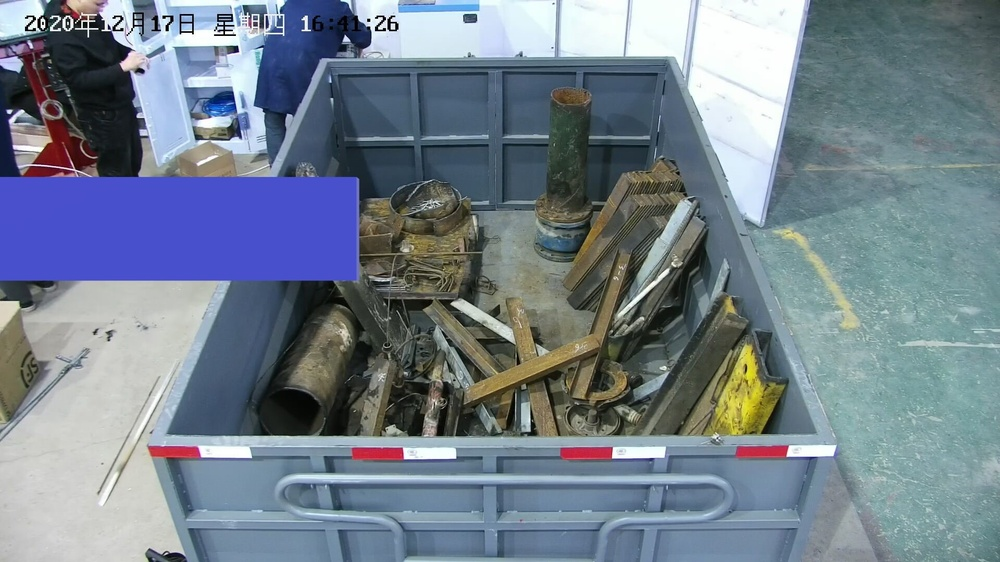
#> input picture image/NO_2.jpg, 1000 x 562 px, shrunk from 1920 x 1080 before the run
$ python detect6.py
#> lines starting #> are read from the running program, lines starting #| are printed output that depends on the picture; after the words box and inside, x2 and y2 are one past the last pixel; in counts of white or black regions, pixels touching at a corner belong together
import cv2
import numpy as np
def find_rectangle(contour):
    '''
    寻找矩形轮廓
    return：
        列表，包含四个值，x和y的最值坐标
    '''
    y,x=[],[]

    for p in contour:
        y.append(p[0][0])
        x.append(p[0][1])

    return [min(y),min(x),max(y),max(x)]

def locate_license(img):
    '''
    定位图中最大的矩形
    return：
        列表，轮廓值
    '''
    contours,hier=cv2.findContours(img,cv2.RETR_EXTERNAL,cv2.CHAIN_APPROX_SIMPLE)

    #找出最大的区域
    block=[]
    for c in contours:
        #找出轮廓的左上点和右下点，由此计算它的面积和长度比
        r=find_rectangle(c)
        a=(r[2]-r[0])*(r[3]-r[1])   #面积
        s=(r[2]-r[0])*(r[3]-r[1])   #长度比

        block.append([r,a,s])
    #max_index=block[]
    #选出面积最大的区域
    block=sorted(block,key=lambda b: b[1])[-1:]
    return block[0][0]

img =cv2.imread("image/NO_2.jpg")
#> img is the input picture: shape (562, 1000, 3); mean B, G, R 141.5, 128.8, 115.9
#img =cv2.imread("image/yes_0.jpg")
gray_img = cv2.cvtColor(img, cv2.COLOR_BGR2GRAY)
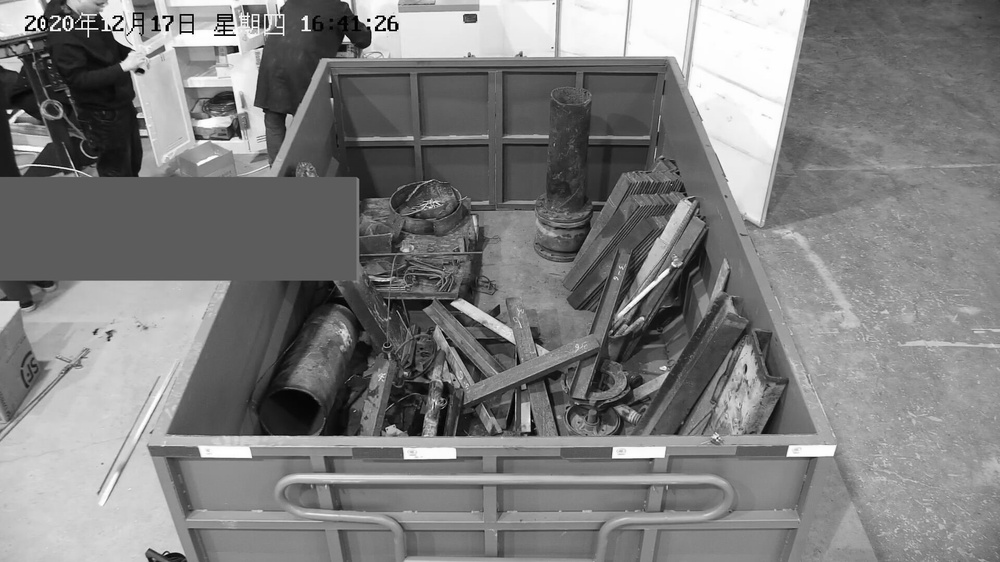
#> gray_img: shape (562, 1000); min 0, max 255, mean 126.4
cv2.imshow('gray',gray_img)
# 高斯图片降噪
gs_img = cv2.GaussianBlur(gray_img, (3,3), 0, 0, cv2.BORDER_DEFAULT)


# 形态学处理
'''kernel = np.ones((3,3))
img1=cv2.dilate(gs_img,kernel,iterations=1)
img1 = cv2.erode(img1, kernel, iterations=1)
#img1=cv2.dilate(img1,kernel,iterations=1)
cv2.imshow('oc',img1)'''

# Canny寻找轮廓
ret, thresh = cv2.threshold(gs_img, 0, 255, cv2.THRESH_BINARY+cv2.THRESH_OTSU)
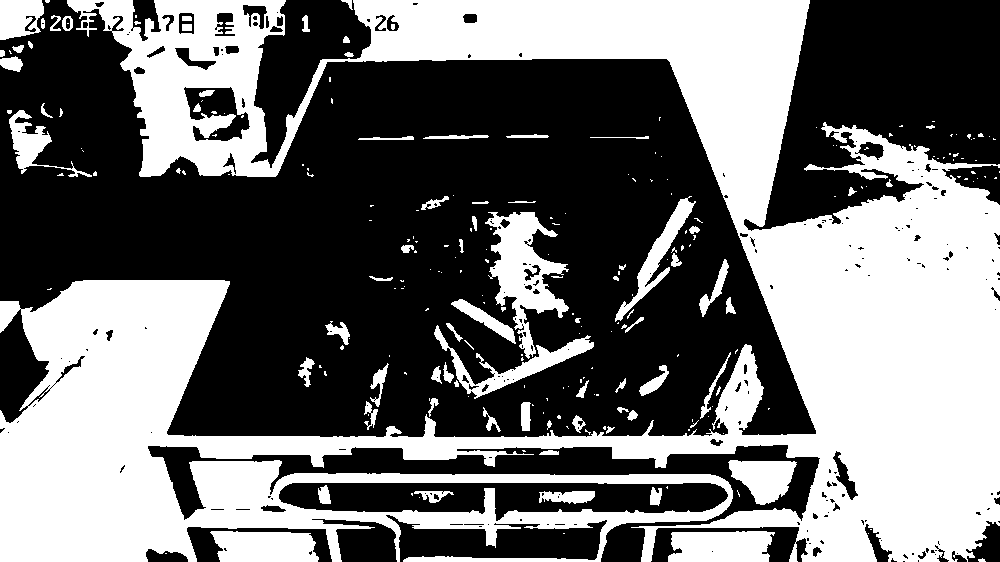
#> thresh: shape (562, 1000); 44.3% white; 236 white regions (159 under 20 px), largest, box (x1, y1, x2, y2) and area: (0, 0, 1000, 562) 220045, (485, 212, 569, 359) 5044, (668, 531, 775, 562) 2947
#> ret = 131
canny = cv2.Canny(thresh,100,150)
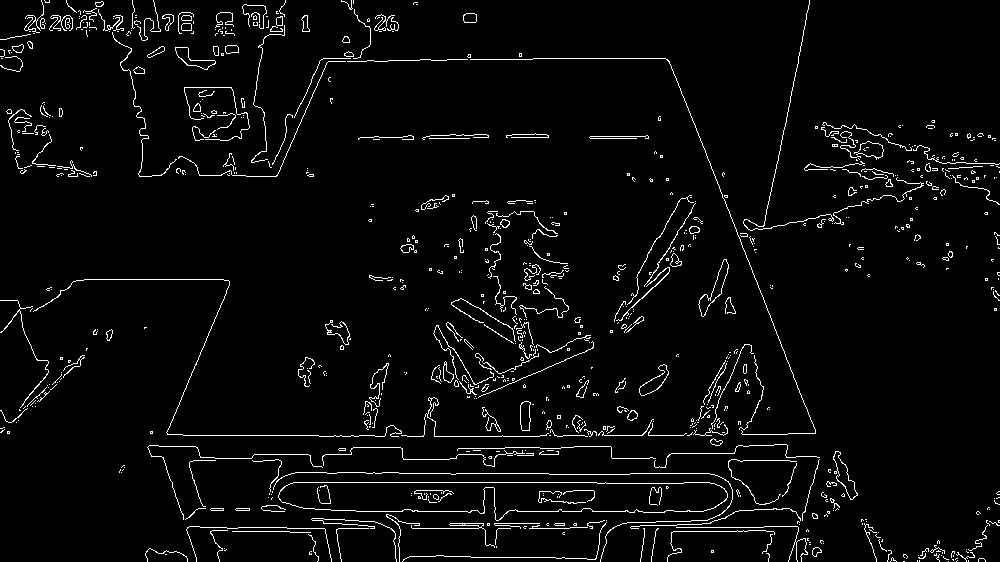
#> canny: shape (562, 1000); 3.6% white in thin lines or dots
cv2.imshow('canny',canny)


rect=locate_license(canny)
#> in locate_license, `contours,hier=cv2.findContours(img,cv2.RETR_EXTERNAL,cv2.CHAIN_APPROX_..`: contours = 795 contours, 743 with area under 20; largest, box (x1, y1, x2, y2) and area: (278, 482, 728, 521) 12189, (698, 259, 729, 317) 463, (833, 451, 858, 500) 414, (639, 364, 669, 396) 342, (175, 47, 216, 70) 324
#> the loop in locate_license, `for c in contours:` made 795 passes
#> (r, a, s) on passes 1 to 3: ([948, 561, 948, 561], 0, 0), ([903, 561, 904, 561], 0, 0), ([968, 560, 968, 561], 0, 0)
#> after the loop in locate_license, `for c in contours:`: block = 795 items
#> in locate_license, `block=sorted(block,key=lambda b: b[1])[-1:]`: block = [[[470, 58, 815, 434], 129720, 129720]]
#> rect = [470, 58, 815, 434]

cv2.rectangle(canny,(rect[0],rect[1]),(rect[2],rect[3]),(255,255,250),2)
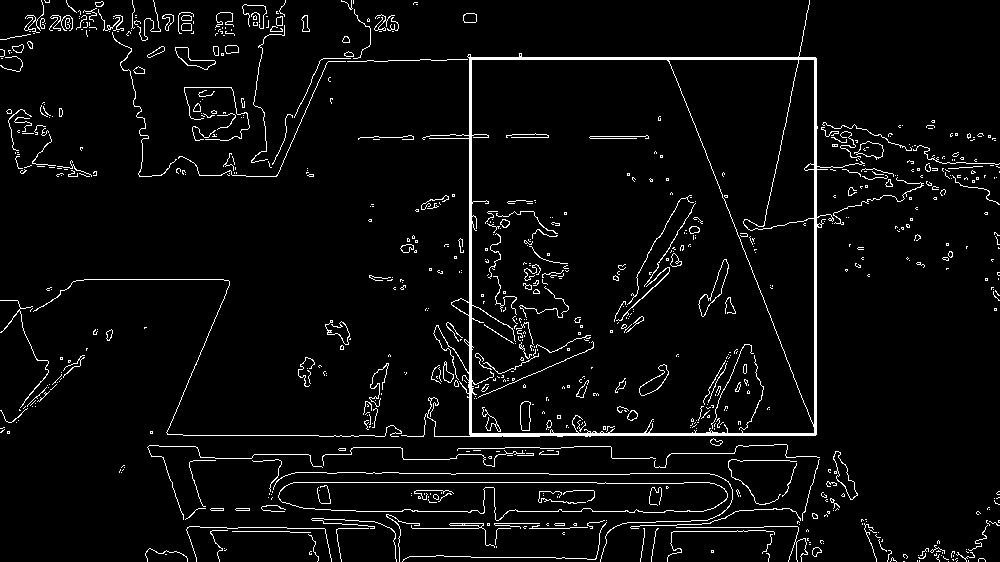
#> canny: shape (562, 1000); 4.3% white in thin lines or dots
cv2.imshow('rect',canny)
#cv2.imwrite('test.jpg',img)


cv2.waitKey(0)
cv2.destroyAllWindows()

$ run again, with image/yes.jpg copied over image/NO_2.jpg
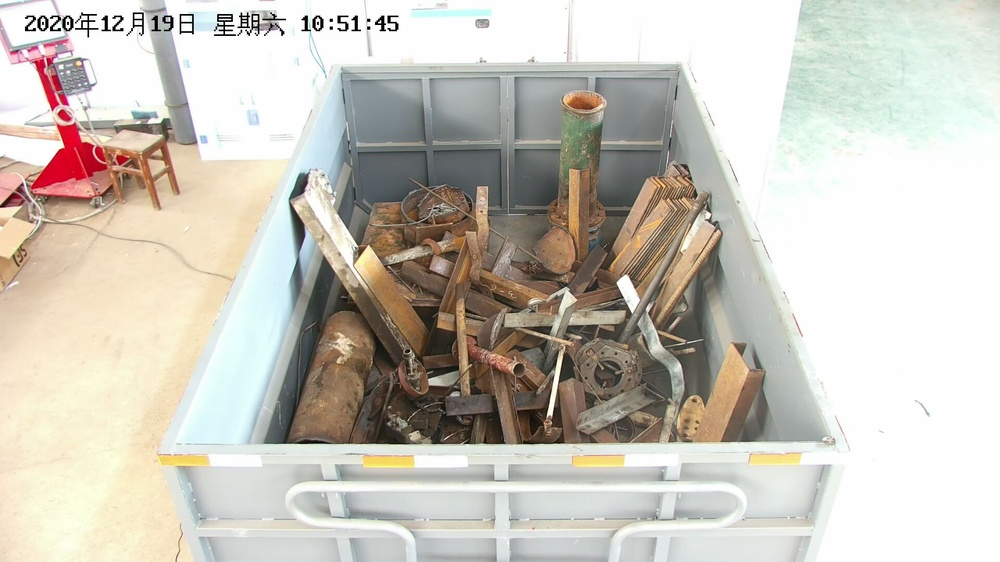
#> input picture image/yes.jpg, 1000 x 562 px, shrunk from 1920 x 1080 before the run
#> img is the input picture: shape (562, 1000, 3); mean B, G, R 187.8, 197.6, 202.2
#> `ret, thresh = cv2.threshold(gs_img, 0, 255, cv2.THRESH_BINARY+cv2.THRE..`:
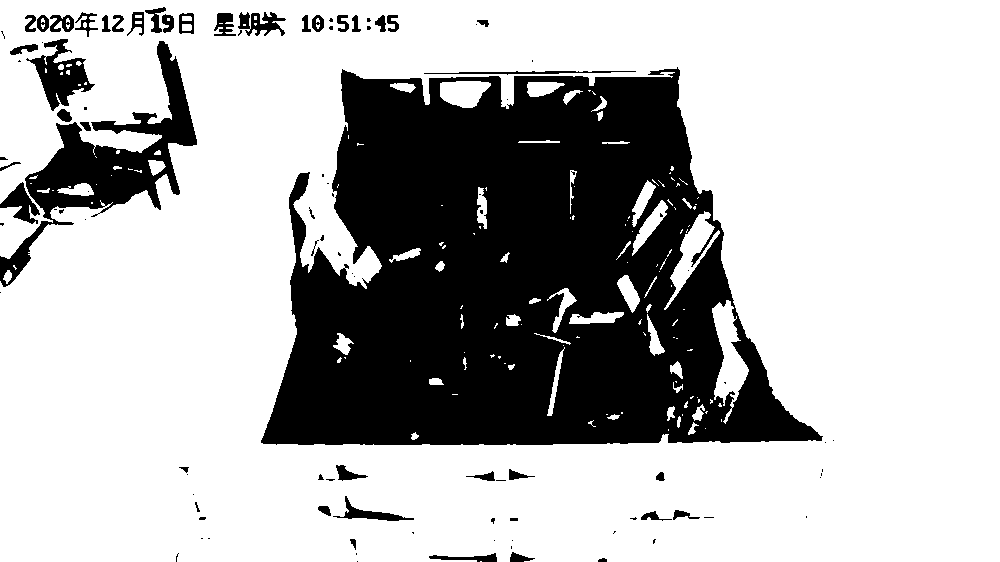
#> thresh: shape (562, 1000); 71.3% white; 103 black regions (57 under 20 px), largest, box (x1, y1, x2, y2) and area: (261, 67, 823, 445) 140776, (0, 41, 197, 287) 11200, (26, 39, 95, 111) 1994
#> ret = 171
#> contours = 495 contours, 449 with area under 20; largest, box (x1, y1, x2, y2) and area: (439, 80, 491, 108) 1050, (616, 274, 640, 313) 448, (569, 311, 624, 324) 445, (631, 180, 656, 227) 426, (526, 81, 565, 97) 414
#> the loop in locate_license, `for c in contours:` made 495 passes
#> (r, a, s) on passes 1, 4, 5: ([480, 561, 481, 561], 0, 0), ([532, 559, 534, 559], 0, 0), ([597, 557, 606, 561], 36, 36)
#> after the loop in locate_license, `for c in contours:`: block = 495 items
#> in locate_license, `block=sorted(block,key=lambda b: b[1])[-1:]`: block = [[[260, 314, 668, 444], 53040, 53040]]
#> rect = [260, 314, 668, 444]
#> `cv2.rectangle(canny,(rect[0],rect[1]),(rect[2],rect[3]),(255,255,250),2)`:
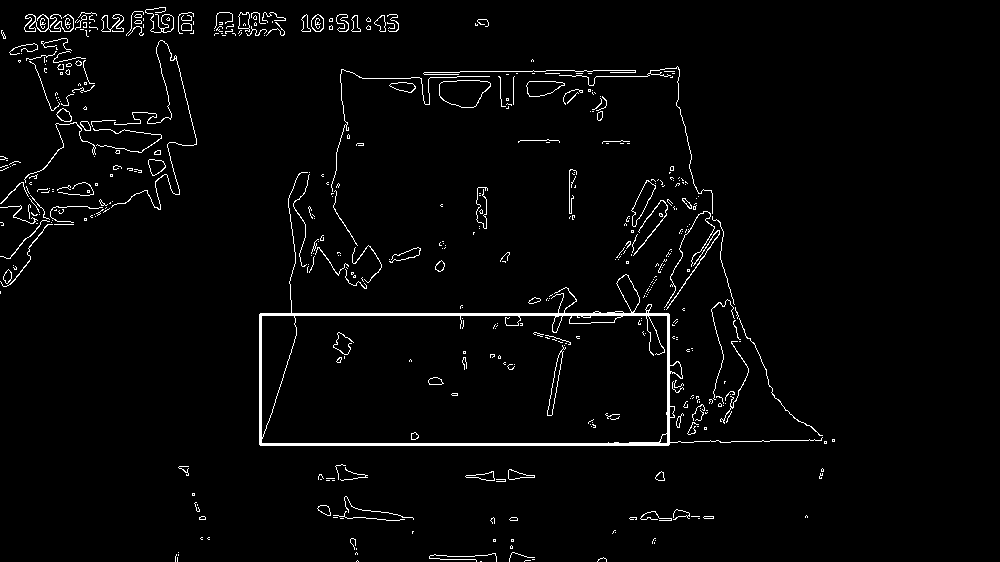
#> canny: shape (562, 1000); 2.6% white in thin lines or dots, all inside (x1, y1, x2, y2) = (0, 7, 835, 562)
